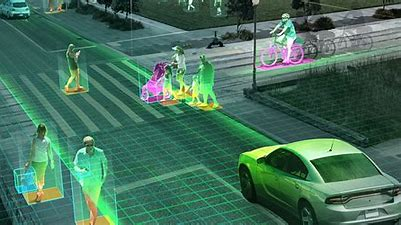
#> input picture cvimg.jpg, 401 x 225 px
$ jupyter execute --allow-errors basics_of_opencv.ipynb
#> lines starting #> are read from the running program, lines starting #| are printed output that depends on the picture
[cell 1]
import cv2
import matplotlib.pyplot as plt

[cell 2]
import numpy as np

[cell 3]
##reading image as input and showing with title
img = cv2.imread("cvimg.jpg")
#> img is the input picture: shape (225, 401, 3); mean B, G, R 91.8, 111.9, 68.3
##cv2.imshow("Computer Vision ",img) ##parameters:-"title",image
def show_image(image):
    plt.imshow(image) ##showing(plot) image using matplotlib
    plt.xticks([])
    plt.yticks([])

show_image(img)

[cell 4]
print(img.shape)
#| (225, 401, 3)

[cell 5]
print("heigth of image " , int(img.shape[0])) ##height of given image
#| heigth of image  225
print("widht of image ",int(img.shape[1]))    ##widht of given image
#| widht of image  401

#> (a cell that did not finish here is left out)

[cell 7]
##converting RGB image to grayscale
##method 1
img = cv2.imread("cvimg.jpg")
grayscaleimg = cv2.cvtColor(img,cv2.COLOR_BGR2GRAY)
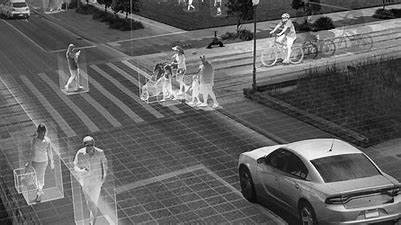
#> grayscaleimg: shape (225, 401); min 0, max 254, mean 96.5
cv2.imshow("gray",grayscaleimg)


##method 2
img = cv2.imread("cvimg.jpg",0) ## give 0 as parameter
#> img: shape (225, 401); min 0, max 255, mean 96.6
cv2.imshow("gray",img)
cv2.waitKey()
cv2.destroyAllWindows()
